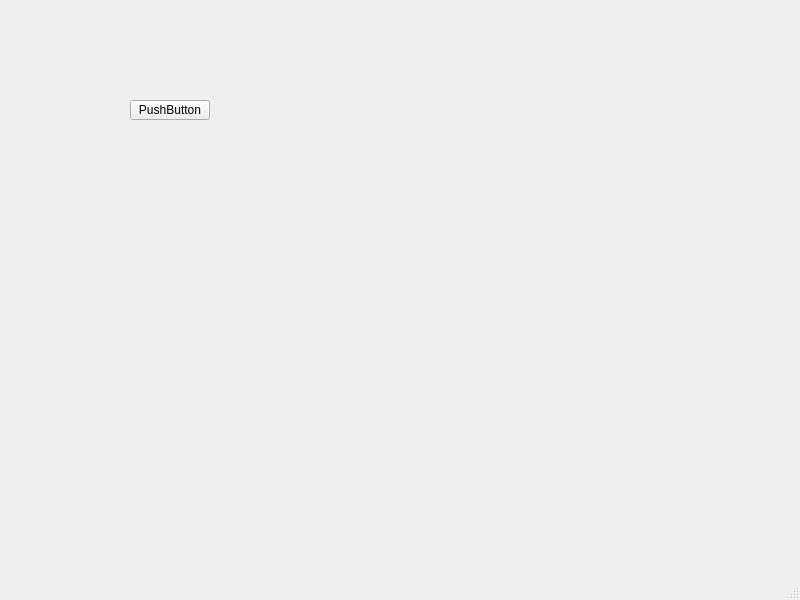
<?xml version="1.0" encoding="UTF-8"?>
<ui version="4.0">
 <class>MainWindow</class>
 <widget class="QMainWindow" name="MainWindow">
  <property name="geometry">
   <rect>
    <x>0</x>
    <y>0</y>
    <width>800</width>
    <height>600</height>
   </rect>
  </property>
  <property name="windowTitle">
   <string>MainWindow</string>
  </property>
  <widget class="QWidget" name="centralwidget">
   <widget class="QPushButton" name="pushButton">
    <property name="geometry">
     <rect>
      <x>130</x>
      <y>100</y>
      <width>80</width>
      <height>20</height>
     </rect>
    </property>
    <property name="text">
     <string>PushButton</string>
    </property>
   </widget>
  </widget>
  <widget class="QMenuBar" name="menubar">
   <property name="geometry">
    <rect>
     <x>0</x>
     <y>0</y>
     <width>800</width>
     <height>21</height>
    </rect>
   </property>
  </widget>
  <widget class="QStatusBar" name="statusbar"/>
 </widget>
 <resources/>
 <connections/>
</ui>
